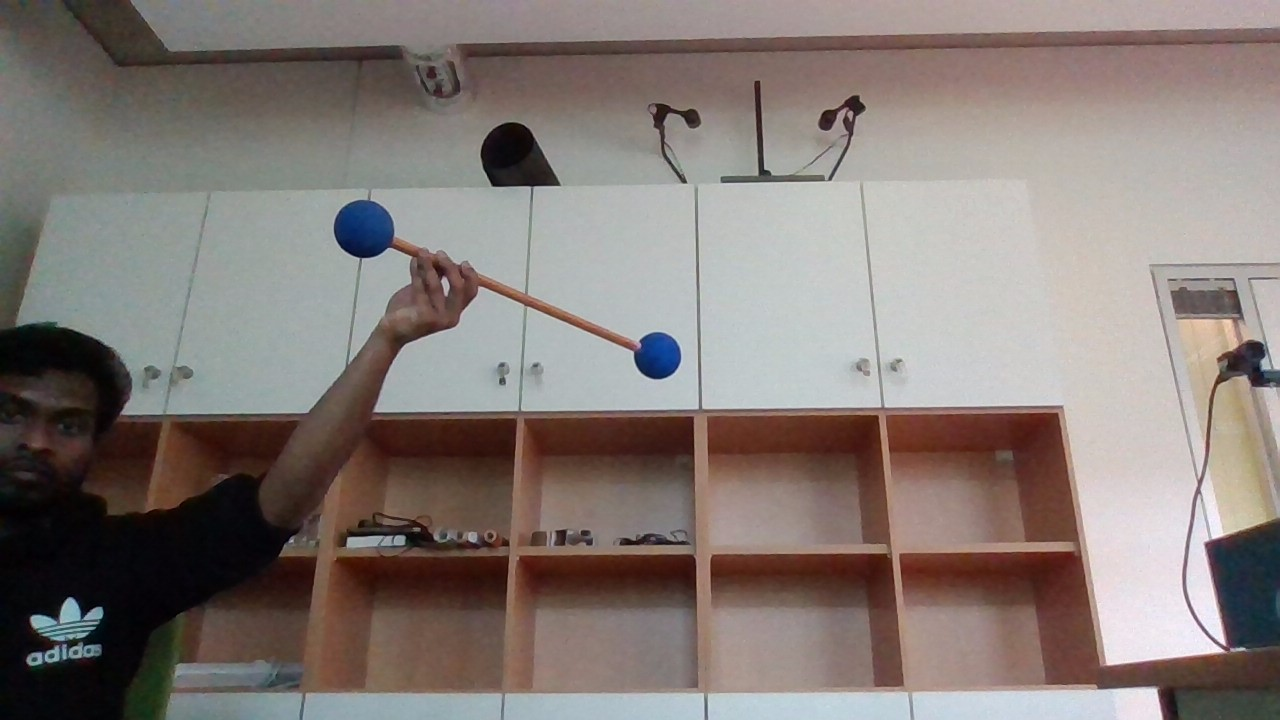
#> input picture 12,04,2023/blue24.jpg, 1280 x 720 px, found by its file name
$ python RefBarLineImgPts.py
#> lines starting #> are read from the running program, lines starting #| are printed output that depends on the picture; after the words box and inside, x2 and y2 are one past the last pixel; in counts of white or black regions, pixels touching at a corner belong together
import cv2
import numpy as np

# Define the two points
point1 = (657, 355)
point2 = (363, 228)

# Create a black image
img = cv2.imread("blue24.jpg")
#> img is the input picture: shape (720, 1280, 3); mean B, G, R 118.8, 123.1, 132.8
cv2.circle(img, point1, 4, (0, 0, 255), -1)
#> img: shape (720, 1280, 3); 0.01% of pixels changed, all inside (x1, y1, x2, y2) = (653, 351, 662, 360)
cv2.circle(img, point2, 4, (0, 0, 255), -1)
#> img: shape (720, 1280, 3); mean B, G, R 118.8, 123.1, 132.8

# Draw a line between the two points
cv2.line(img, point1, point2, (0, 255, 0), 2)
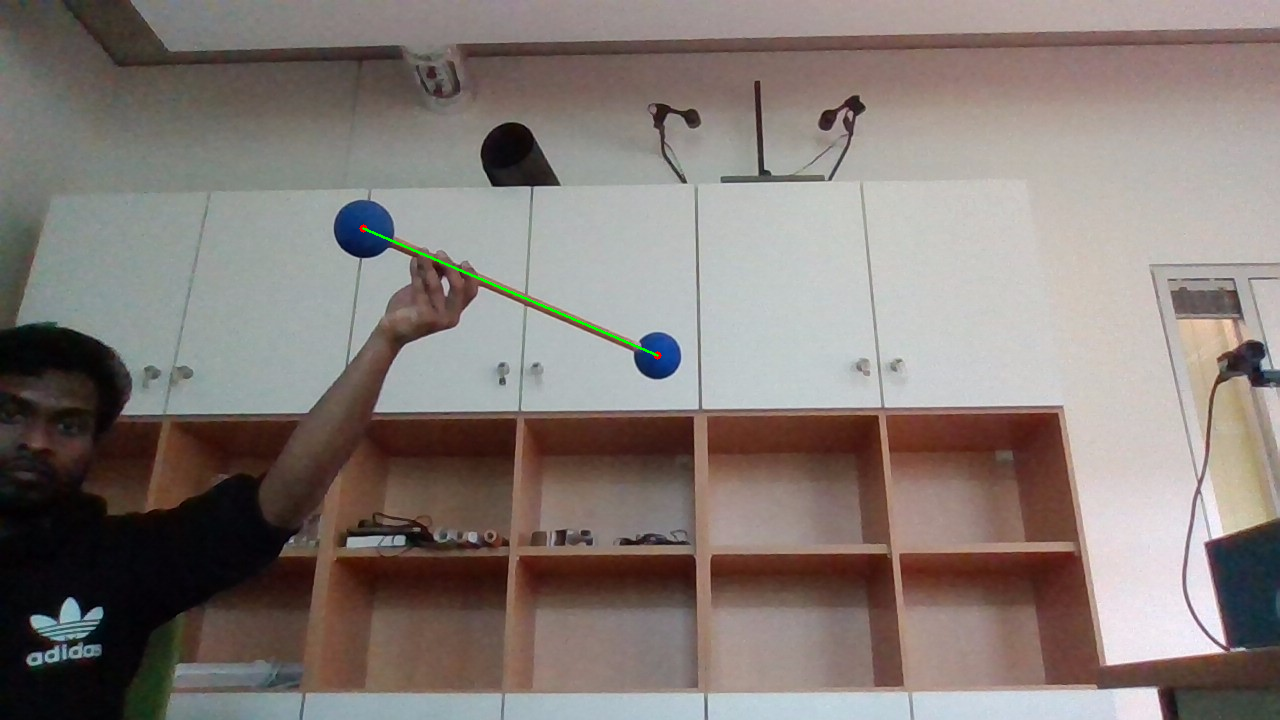
#> img: shape (720, 1280, 3); mean B, G, R 118.8, 123.2, 132.7

# Calculate the distance between the two points
distance = np.sqrt((point2[0] - point1[0])**2 + (point2[1] - point1[1])**2)

# Calculate the distance between each of the four equidistant points
delta = distance / 9

# Calculate the x and y increments between each equidistant point
delta_x = (point2[0] - point1[0]) / 9
delta_y = (point2[1] - point1[1]) / 9

# Draw circles at each of the four equidistant points
for i in range(1, 9):
    x = int(point1[0] + i * delta_x)
    y = int(point1[1] + i * delta_y)
    cv2.circle(img, (x, y), 2, (0, 0, 255), -1)
    print(x,y)
#> img: shape (720, 1280, 3); 0.01% of pixels changed, all inside (x1, y1, x2, y2) = (393, 240, 627, 343)

# Display the image
cv2.imshow("Image", img)
cv2.waitKey(0)
cv2.destroyAllWindows()
